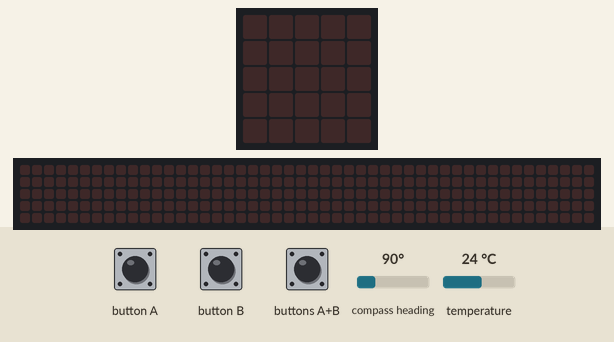
The program below on a simulated BBC micro:bit (MakeCode). Parts: the board's 5×5 LED display, a strip that is not on the board, showing the scrolling text unrolled. Inputs (shaded band) come from the test bench; at power-on: compass heading 90°, temperature 24 °C. Random numbers come from a fixed seed; the 48×5 strip is a reading aid, not a part: it shows the text the display is scrolling, unrolled, one strip-width of it at a time; the compass is already calibrated.

Above: at 1.2 s.
1.3 s: button A pressed for 0.15 s
At 4.01 s:
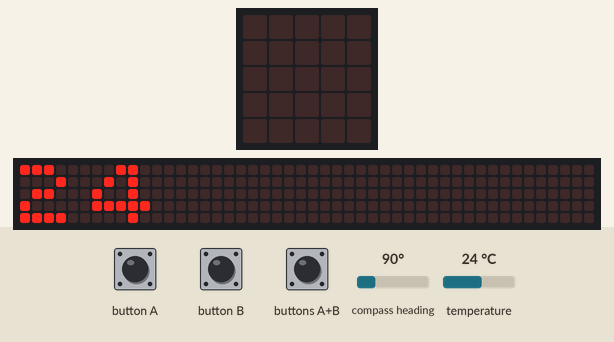
4.3 s: button B pressed for 0.15 s
At 6.92 s:
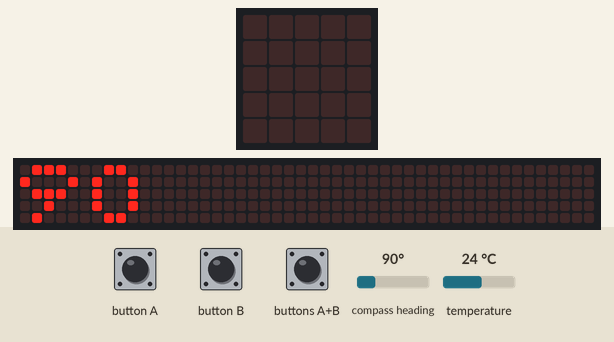
7.3 s: buttons A+B pressed for 0.15 s
At 7.8 s:
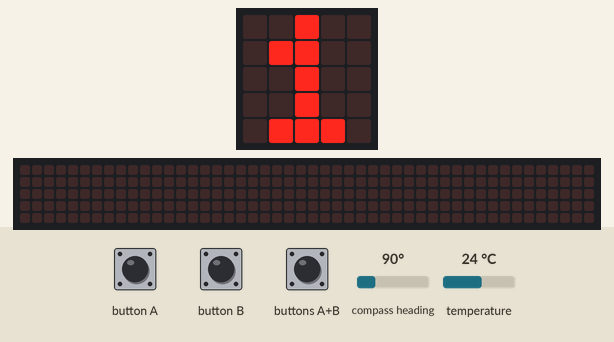
8.9 s: buttons A+B pressed for 1 s
At 11.1 s:
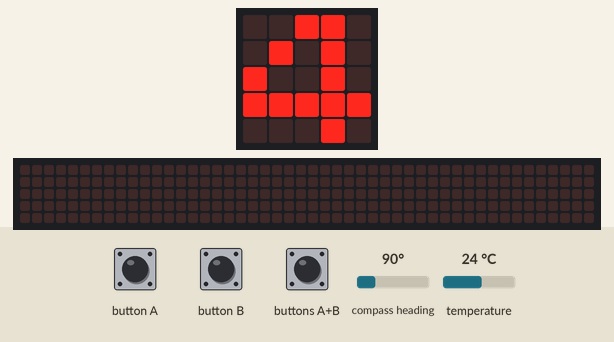
11.4 s: button A pressed for 0.15 s
At 11.62 s:
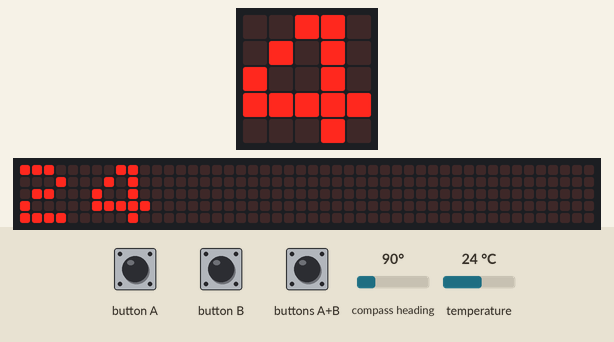
Timing chart, 0 to 14.4 s (numbered marks = the images above; inputs shaded):
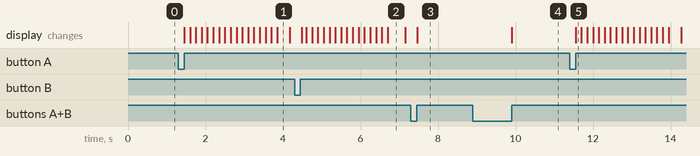

Measured:
- after the input at 1.3 s, the display: changes after 0.15 s (image 1)
- after the input at 4.3 s, the display: changes after 0.18 s (image 2)
- after the input at 7.3 s, the display: changes after 0.16 s (image 3)
- after the input at 8.9 s, the display: changes after 1.0 s (image 4)
- after the input at 11.4 s, the display: changes after 0.15 s (image 5)
- what the display in image 2 shows lasts 0.5 s, from 6.7 s to 7.2 s

The program:

main.ts
```typescript
input.onButtonPressed(Button.A, function () {
    basic.showNumber(input.temperature())
})
input.onButtonPressed(Button.AB, function () {
    basic.showNumber(randint(0, 6))
})
input.onButtonPressed(Button.B, function () {
    basic.showNumber(input.compassHeading())
})
basic.forever(function () {

})
```

test.ts
```typescript
// Hier kann man Tests durchführen; diese Datei wird nicht kompiliert, wenn dieses Paket als Erweiterung verwendet wird.
```
